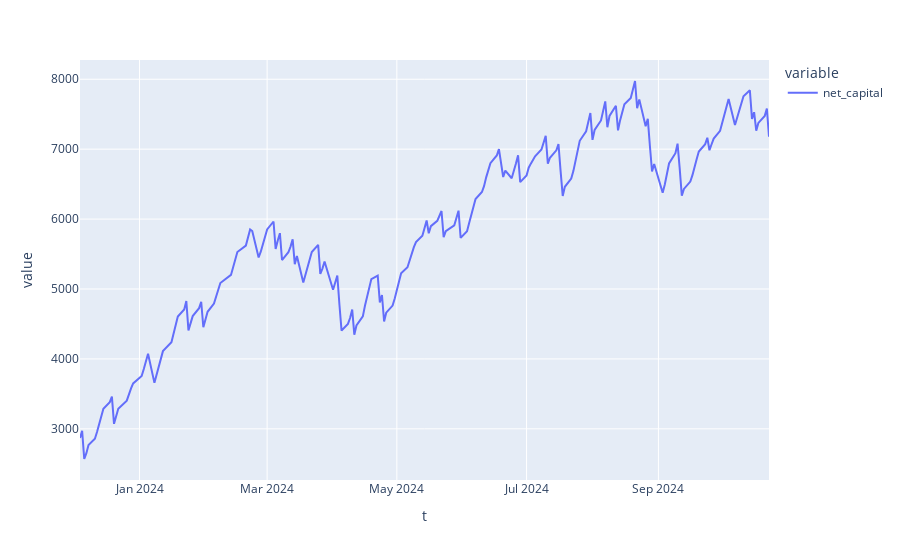

The cell this chart's notebook holds for it:
### Markdown cell above
### Base Strategy Backtest

### Code cell
# Align base strategy backtest's days with metalabeled strategy for comparison
# Because we lost some days of evaluation on the metealabeled backtest due to the walk-forward approach
base_strat_backtest_df = base_backtest_df.reindex(metalabeled_backtest_df.index)

px.line(base_strat_backtest_df['net_capital']).show()
print(f"Base strategy Sharpe: {round(sharpe_ratio(returns=base_strat_backtest_df['pct_return']), 2)}")

base_strat_win_rate = len(base_strat_backtest_df[base_strat_backtest_df['net_pnl'] > 0]) / len(base_strat_backtest_df)
base_strat_avg_win = base_strat_backtest_df[base_strat_backtest_df['net_pnl'] > 0]['net_pnl'].mean() * 100
base_strat_avg_loss = abs(base_strat_backtest_df[base_strat_backtest_df['net_pnl'] < 0]['net_pnl'].mean() * 100)

print(f"Base strategy win rate: {round(base_strat_win_rate * 100, 2)}%")
print(f"Base strategy average win: ${round(base_strat_avg_win, 2)}")
print(f"Base strategy average loss: ${round(base_strat_avg_loss, 2)}")
print(f"Base strategy expected value per trade: ${round((base_strat_avg_win * base_strat_win_rate) - (base_strat_avg_loss * (1 - base_strat_win_rate)), 2)}")

### Figure 1 — Plotly figure (JSON) as saved in the notebook; plotly's stock layout.template omitted (floating-point values rounded to 4 significant figures; data arrays with more than 128 entries replaced by an {"elided": "..."} marker saying what was removed)
{"data": [{"hovertemplate": "variable=net_capital<br>t=%{x}<br>value=%{y}<extra></extra>", "legendgroup": "net_capital", "line": {"color": "#636efa", "dash": "solid"}, "marker": {"symbol": "circle"}, "mode": "lines", "name": "net_capital", "orientation": "v", "showlegend": true, "type": "scatter", "x": {"elided": "222 str values"}, "xaxis": "x", "y": {"elided": "222 float values"}, "yaxis": "y"}], "layout": {"legend": {"title": {"text": "variable"}, "tracegroupgap": 0}, "margin": {"t": 60}, "xaxis": {"anchor": "y", "domain": [0, 1], "title": {"text": "t"}}, "yaxis": {"anchor": "x", "domain": [0, 1], "title": {"text": "value"}}}}
